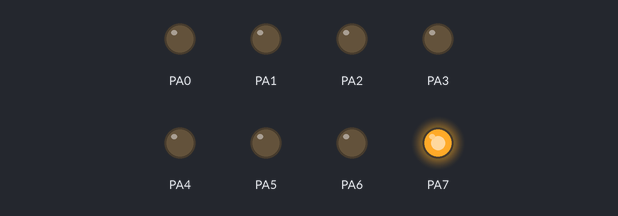
This program was run on a simulated ATmega32, built with avr-gcc and emulated at 1 MHz. Parts: output pins drawn as LEDs (lit = HIGH).

Above: at 0.2 s.
At 1.2 s:
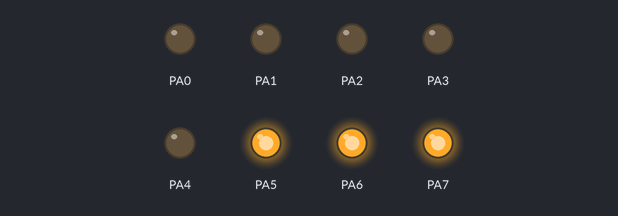
At 2.2 s:
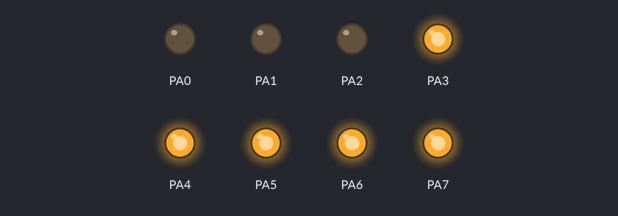
At 4.7 s:
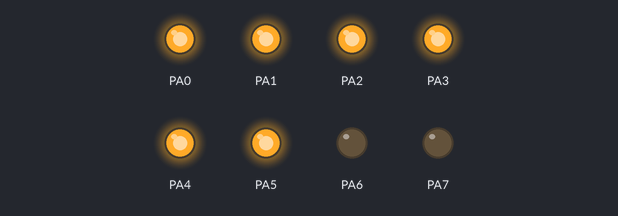
At 7.2 s:
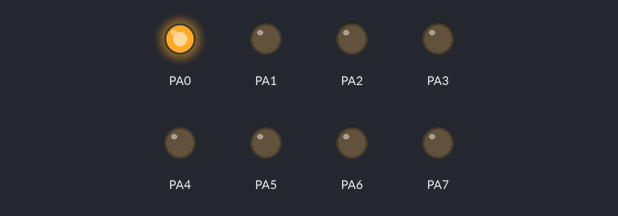
At 9.7 s:
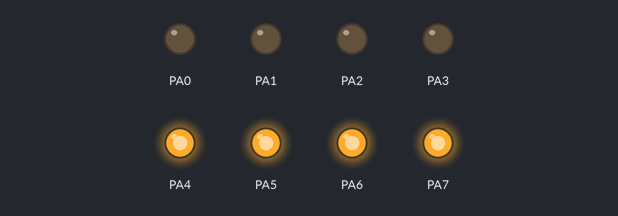
Timing chart, 0 to 10.4 s (numbered marks = the images above):
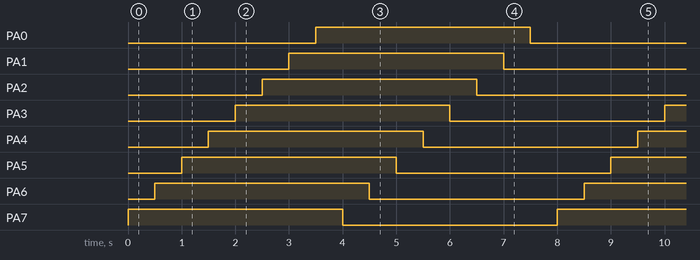

The program:

main.c
```c
/*

 * main.c
 *
 *  Created on: Oct 6, 2023
 *      Author: HP
 */
#include <util/delay.h>
typedef unsigned char u8;

#define DDRA *((u8*)0x3A)
#define PORTA *((u8*)0x3B)
#define PINA *(( volatile u8*)0x39)

int main(void)
{
	DDRA =0xff;
	PORTA =0;
	int i=0;
	while(1)
	{
		for(i=7;i>=0;i--)
		{
			PORTA |=(1<<i);
				_delay_ms(500);
		}
		for(i=7;i>=0;i--)
				{
					PORTA &=~(1<<i);
						_delay_ms(500);
				}
	}

	return 0;
}
```

Measured:
- by itself, PA0–7: alternates HIGH for 4.0 s and LOW for 4.0 s
- by itself, everything shown: repeats every 8.0 s, in 16 steps
